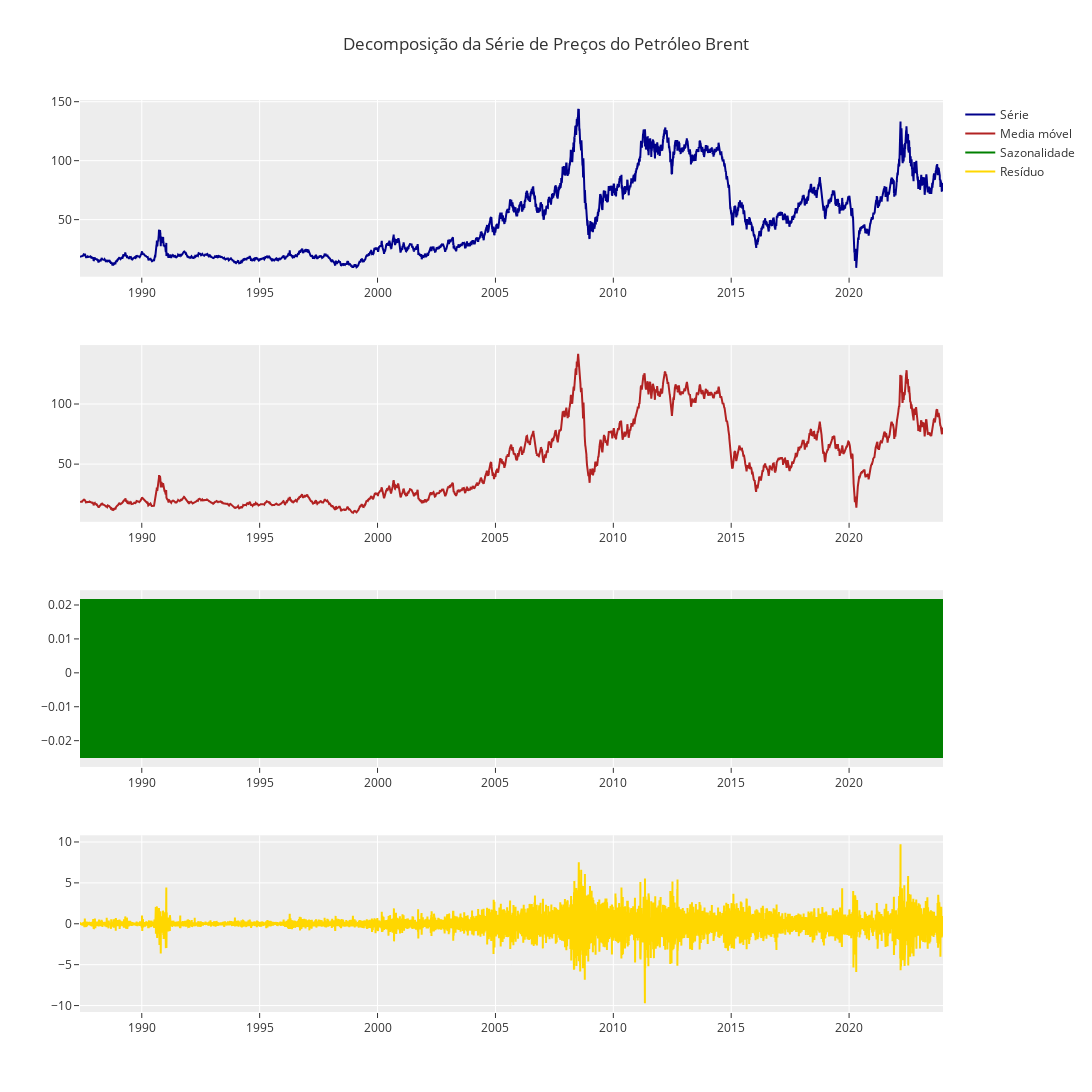

The notebook cell this image was saved under:
### Code cell
media_movel = resultados.trend.to_frame()
sazonalidade = resultados.seasonal.to_frame()
residuo = resultados.resid.to_frame()

fig = make_subplots(rows = 4, cols = 1)
fig.add_trace(go.Scatter(x=df_eda.index, y=df.preco, name='Série', marker=dict(color='#00008B')), row=1, col=1)
fig.add_trace(go.Scatter(x=media_movel.index, y=media_movel.trend, name='Media móvel', marker=dict(color='#B22222')), row=2, col=1)
fig.add_trace(go.Scatter(x=sazonalidade.index, y=sazonalidade.seasonal, name='Sazonalidade', marker = dict(color='#008000')), row=3, col=1)
fig.add_trace(go.Scatter(x=residuo.index, y=residuo.resid, name='Resíduo', marker=dict(color='gold')), row=4, col=1)
fig.update_layout(
    title={
        'text': 'Decomposição da Série de Preços do Petróleo Brent',
        'x': 0.5,
        'xanchor': 'center'
    },
    width=1600, 
    height=1200,
    template=template
)
fig.show()

### Figure 1 — Plotly figure (JSON) as saved in the notebook; plotly's stock layout.template omitted (floating-point values rounded to 4 significant figures; data arrays with more than 128 entries replaced by an {"elided": "..."} marker saying what was removed)
{"data": [{"marker": {"color": "#00008B"}, "name": "Série", "type": "scatter", "x": {"elided": "11074 str values"}, "xaxis": "x", "y": {"elided": "11074 float values"}, "yaxis": "y"}, {"marker": {"color": "#B22222"}, "name": "Media móvel", "type": "scatter", "x": {"elided": "11074 str values"}, "xaxis": "x2", "y": {"elided": "11074 float values"}, "yaxis": "y2"}, {"marker": {"color": "#008000"}, "name": "Sazonalidade", "type": "scatter", "x": {"elided": "11074 str values"}, "xaxis": "x3", "y": {"elided": "11074 float values"}, "yaxis": "y3"}, {"marker": {"color": "gold"}, "name": "Resíduo", "type": "scatter", "x": {"elided": "11074 str values"}, "xaxis": "x4", "y": {"elided": "11074 float values"}, "yaxis": "y4"}], "layout": {"height": 1200, "title": {"text": "Decomposição da Série de Preços do Petróleo Brent", "x": 0.5, "xanchor": "center"}, "width": 1600, "xaxis": {"anchor": "y", "domain": [0, 1]}, "xaxis2": {"anchor": "y2", "domain": [0, 1]}, "xaxis3": {"anchor": "y3", "domain": [0, 1]}, "xaxis4": {"anchor": "y4", "domain": [0, 1]}, "yaxis": {"anchor": "x", "domain": [0.8063, 1]}, "yaxis2": {"anchor": "x2", "domain": [0.5375, 0.7312]}, "yaxis3": {"anchor": "x3", "domain": [0.2687, 0.4625]}, "yaxis4": {"anchor": "x4", "domain": [0, 0.1938]}}}
